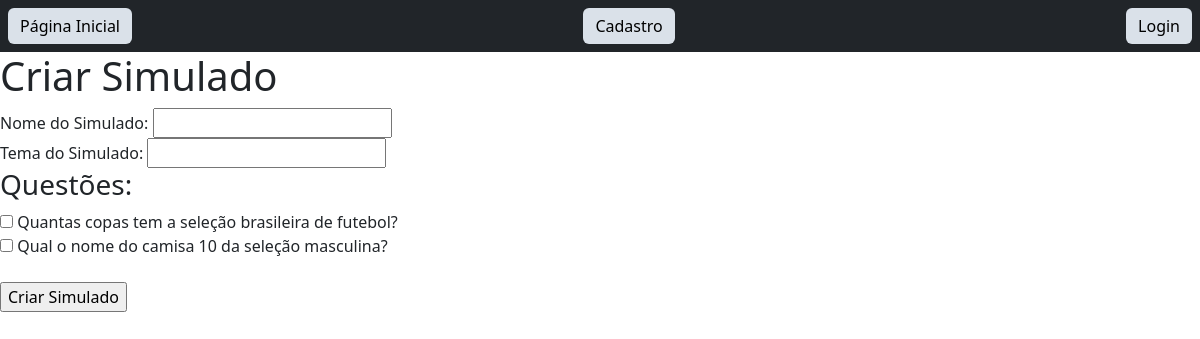
/criar-simulado/, run on an earlier commit of the app's database.
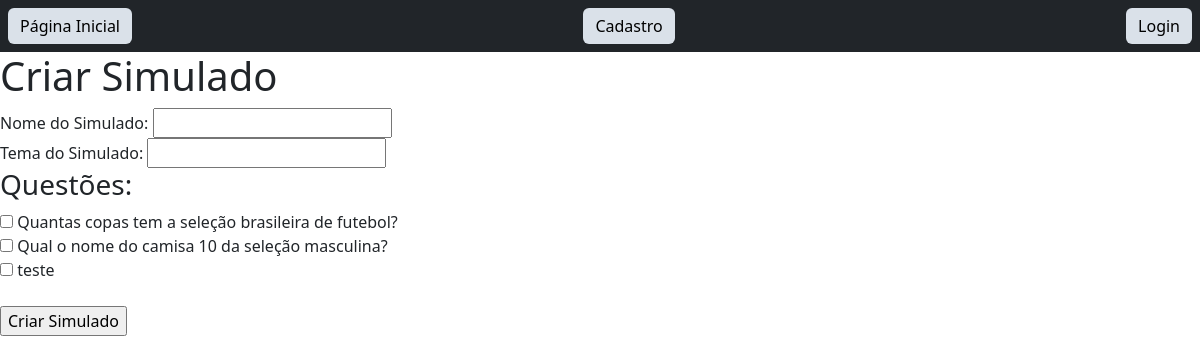
And on a later commit of the database.
### simulados/models.py (models this page shows, shortened)
class Questao(models.Model):
    texto_questao = models.CharField(max_length=200)
    pontuacao = models.IntegerField(default=1)

### simulados/views.py (the view, shortened to what this page needs)
# urls.py: path('criar-simulado/', views.criar_simulado, name='criar_simulado'),
def criar_simulado(request):
    questoes = Questao.objects.all()
    return render(request, 'criar_simulado.html', {'questoes': questoes})

### simulados/templates/criar_simulado.html (shortened to what this page needs)
<!DOCTYPE html>
<html>
<head>
</head>
<body>
    {% include 'navbar.html' %}
    <h1>Criar Simulado</h1>
    <form method="post">
        <label for="nome_simulado">Nome do Simulado:</label>
        <input type="text" name="nome_simulado" id="nome_simulado" required>
        <br>
        <label for="tema_simulado">Tema do Simulado:</label>
        <input type="text" name="tema_simulado" id="tema_simulado" required>
        <br>
        <h3>Questões:</h3>
        {% for questao in questoes %}
        <label>
            <input type="checkbox" name="questoes" value="{{ questao.id }}"> {{ questao.texto_questao }}
        </label>
        <br>
        {% endfor %}
        <br>
        <input type="submit" value="Criar Simulado">
    </form>
</body>
</html>

What changed in the data, as far as the page shows it:
added Questao: texto_questao "teste"
